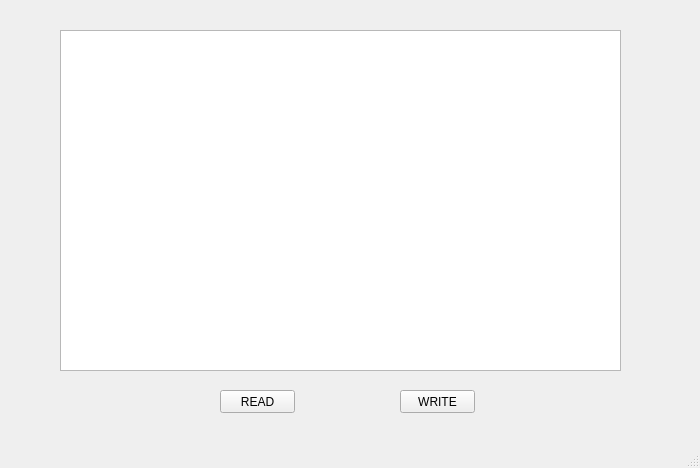
<?xml version="1.0" encoding="UTF-8"?>
<ui version="4.0">
 <class>MainWindow</class>
 <widget class="QMainWindow" name="MainWindow">
  <property name="geometry">
   <rect>
    <x>0</x>
    <y>0</y>
    <width>700</width>
    <height>468</height>
   </rect>
  </property>
  <property name="windowTitle">
   <string>MainWindow</string>
  </property>
  <widget class="QWidget" name="centralwidget">
   <widget class="QTextEdit" name="textEdit">
    <property name="geometry">
     <rect>
      <x>60</x>
      <y>30</y>
      <width>561</width>
      <height>341</height>
     </rect>
    </property>
   </widget>
   <widget class="QPushButton" name="pushButton">
    <property name="geometry">
     <rect>
      <x>220</x>
      <y>390</y>
      <width>75</width>
      <height>23</height>
     </rect>
    </property>
    <property name="text">
     <string>READ</string>
    </property>
   </widget>
   <widget class="QPushButton" name="pushButton_2">
    <property name="geometry">
     <rect>
      <x>400</x>
      <y>390</y>
      <width>75</width>
      <height>23</height>
     </rect>
    </property>
    <property name="text">
     <string>WRITE</string>
    </property>
   </widget>
  </widget>
  <widget class="QMenuBar" name="menubar">
   <property name="geometry">
    <rect>
     <x>0</x>
     <y>0</y>
     <width>700</width>
     <height>21</height>
    </rect>
   </property>
  </widget>
  <widget class="QStatusBar" name="statusbar"/>
 </widget>
 <resources/>
 <connections/>
</ui>
